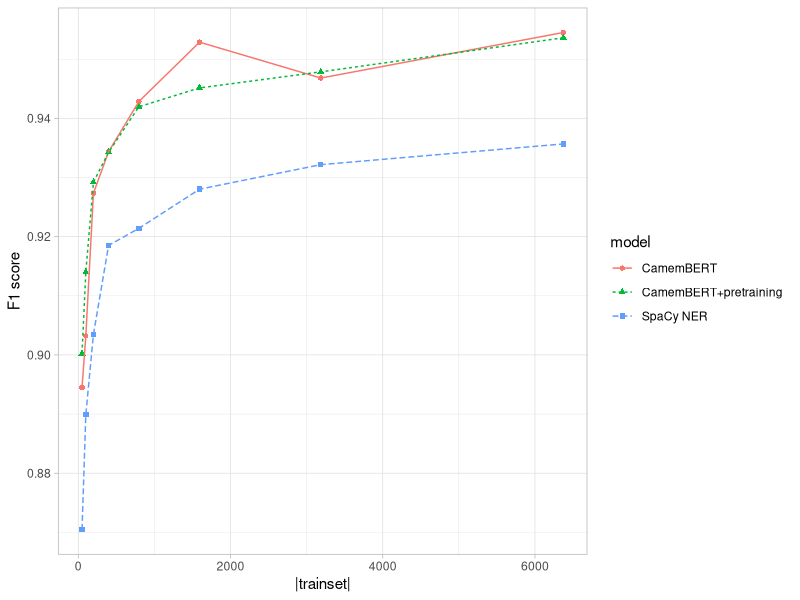

The R source for this figure:
library(dplyr)
library(gridExtra)
library(ggplot2)
library(xtable)
library(kableExtra)
library(cowplot)

# BERT : jq -r ' . | [ .[] ]  | @csv' $(l -1v ./*_test.json)
# CNN : jq -r 'with_entries(select([.key] | inside( ["ents_p","ents_r","ents_f"] ) ) ) | [ .[] ]  | @csv' $(l -1v ./*_test.json)


# Spacy CNN
cnn = read.csv("spacy_ner/metrics.csv",header=T)
cnn = cnn %>% arrange(trainsize) %>% group_by(trainsize) %>% filter(dataset == 'test') %>% summarise(across(everything(), mean))

# HF Camembert 
camembert = read.csv("camembert/metrics.csv",header=T)
camembert = camembert %>% arrange(trainsize) %>% group_by(trainsize) %>% filter(dataset == 'test') %>% summarise(across(everything(), mean))

# HF Camembert + pretraining
camembert_pretrained = read.csv("camembert_pretrained/metrics.csv",header=T)
camembert_pretrained = camembert_pretrained %>% arrange(trainsize) %>% group_by(trainsize) %>% filter(dataset == 'test') %>% summarise(across(everything(), mean))



# EXPORT TABLE 1

# Reshape
tbl = cbind(cnn %>% select(eval_f1), camembert %>% select(eval_f1), camembert_pretrained %>% select(eval_f1), cnn %>% select(eval_precision), camembert %>% select(eval_precision), camembert_pretrained %>% select(eval_precision), cnn %>% select(eval_recall), camembert %>% select(eval_recall), camembert_pretrained %>% select(eval_recall))
colnames(tbl) <- c("SpaCy NER F1", "CamemBERT F1", "CamemBERT+pretraining F1", "SpaCy NER precision", "CamemBERT precision", "CamemBERT+pretraining precision", "SpaCy NER recall", "CamemBERT recall", "CamemBERT+pretraining recall")

tbl = t(tbl)
colnames(tbl) <- camembert[['trainsize']]


# TODO : max value of each column in bold
#fn = function(x) cell_spec(x, bold = T)  
#tbl[, 2:8] = t(apply(tbl[,2:8], 1, fn))    

tbl %>%
    kable(booktabs = TRUE, digits=3, caption = "Trainset cardinality vs F1 score", align = "c", 'latex') %>% 
    kable_styling(latex_options = c("hold_position")) %>%
    cat(., file = "table_1.tex")



cnn = cnn %>% select(eval_precision, eval_recall, eval_f1, trainsize, trainsize_percent)
camembert = camembert %>% select(eval_precision, eval_recall, eval_f1, trainsize, trainsize_percent)
camembert_pretrained = camembert_pretrained %>% select(eval_precision, eval_recall, eval_f1, trainsize, trainsize_percent)


cnn$model = 'SpaCy NER'
camembert$model = 'CamemBERT'
camembert_pretrained$model = 'CamemBERT+pretraining'

visuals = rbind(cnn, camembert,camembert_pretrained)

# F1 SCORE
png("f1_vs_trainsize.png",
  width     = 20,
  height    = 10,
  units     = "cm",
  res       = 300,
  pointsize = 4)


plot1 = ggplot(visuals, aes(y=eval_f1, x=trainsize, group=interaction(model), col=model)) + 
   ylab("F1 score") + xlab("|trainset|") +
   geom_point(aes(shape = model)) + geom_line(aes(linetype = model)) + theme_light()# +theme(legend.position = "none")   

plot2 = ggplot(visuals, aes(y=eval_precision, x=trainsize, group=interaction(model), col=model)) + 
   ylab("Precision") + xlab("|trainset|") +
   geom_point(aes(shape = model)) + geom_line(aes(linetype = model)) + theme_light() + theme(legend.position = "none")   

plot3 = ggplot(visuals, aes(y=eval_recall, x=trainsize, group=interaction(model), col=model)) + 
   ylab("Recall") + xlab("|trainset|") +
   geom_point(aes(shape = model)) + geom_line(aes(linetype = model)) + theme_light()  + theme(legend.position = "none")   

legend = get_legend(
  # create some space to the left of the legend
  plot1 + theme(legend.box.margin = margin(0, 0, 0, 100))
)

#plots = plot_grid(plot1, plot2, plot3,align = "h", ncol = 3, rel_heights = c(1/3, 1/3, 1/3))
#plot_grid(plots, legend,rel_widths = c(3, .4))
plot_grid(plot1)
dev.off()
